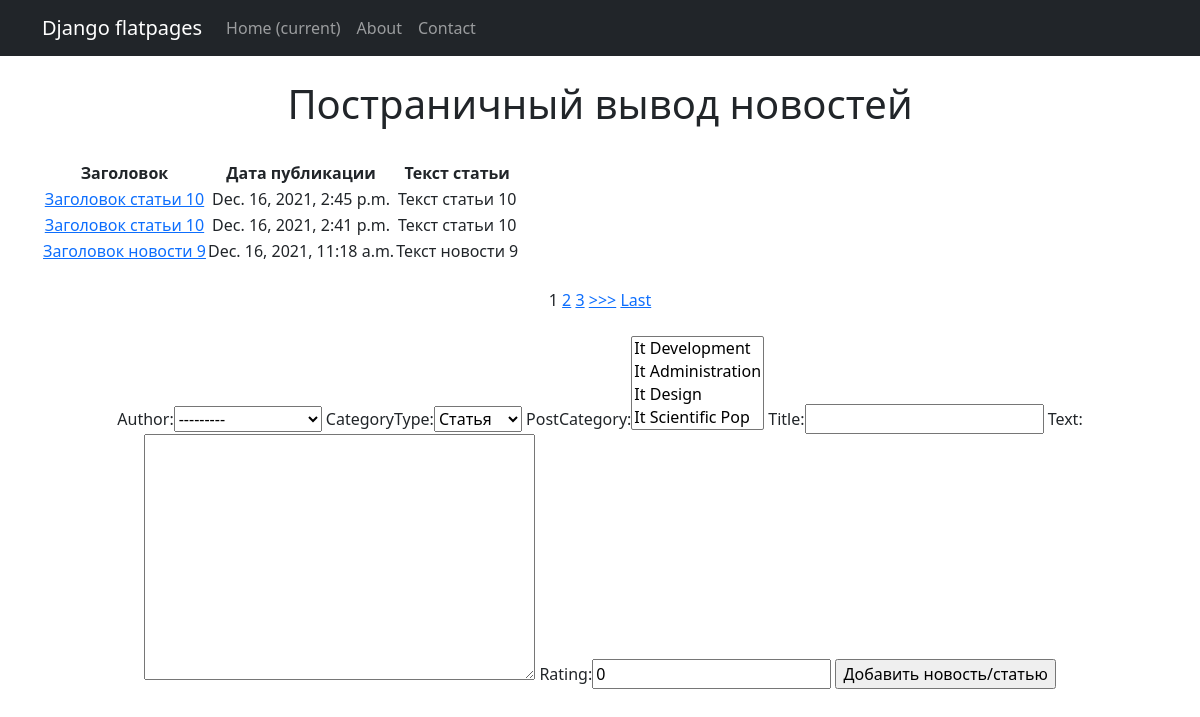
Page /news/ on the committed database.
### newapp/models.py (models this page shows, shortened)
class Post(models.Model):
    author = models.ForeignKey(Author, on_delete=models.CASCADE)
    NEWS = 'NW'
    ARTICLE = 'AR'
    CATEGORY_CHOICES = (
        (NEWS, 'Новость'),
        (ARTICLE, 'Статья')
    )
    categoryType = models.CharField(max_length=2, choices=CATEGORY_CHOICES, default=ARTICLE)
    dateCreation = models.DateTimeField(auto_now_add=True)
    postCategory = models.ManyToManyField(Category, through='PostCategory')
    title = models.CharField(max_length=128)
    text = models.TextField()
    rating = models.SmallIntegerField(default=0)

### newapp/views.py (the view, shortened to what this page needs)
# urls.py: path('', PostList.as_view()),
class PostList(ListView):
    model = Post
    template_name = 'posts.html'
    context_object_name = 'news'
    queryset = Post.objects.order_by('-id')
    paginate_by = 3
    form_class = PostForm
    def get_context_data(self, **kwargs):
        context = super().get_context_data(**kwargs)
        context['filter'] = PostFilter(self.request.GET, queryset=self.get_queryset())
        context['categories'] = Category.objects.all()
        context['form'] = PostForm()
        return context

### newapp/forms.py
class PostForm(ModelForm):
    class Meta:
        model = Post
        fields = ['author', 'categoryType', 'postCategory', 'title', 'text', 'rating']

### newapp/models.py (called while the page is built)
    def __str__(self):
        return f'{self.name.title()}'

### newapp/templatetags/censor_filters.py (called while the page is built)
@register.filter(name='censor')
def censor(value):
    censor_list = ['дурак',
                   'лох',
                   'придурок']
    value1 = (str(value)).split()
    for i in censor_list:
        for j in value1:
            if j == i:
                value1.remove(i)
    value = ' '.join(value1)
    return str(value)

### newapp/templates/posts.html (shortened to what this page needs)
{% extends 'flatpages/default.html' %}
{% load censor_filters %}
{% block content %}
    <br>
    <h1>Постраничный вывод новостей</h1>
    <br>
    {% if news %}
        <table>
            <thead>
                <th>
                    Заголовок
                </th>
                <th>
                    Дата публикации
                </th>
                <th>
                    Текст статьи
                </th>
            </thead>
        {% for new in news %}
            <tr>
                <td>
                    <a href="{% url 'post_detail' post.id %}">{{ new.title|censor }}</a>
                </td>
                <td>
                    {{ new.dateCreation }}
                </td>
                <td>
                    {{ new.text|truncatechars:50|censor }}
                </td>
            </tr>
        {% endfor %}
        </table>
    {% else %}
        <h2>Новостей нет!</h2>
    {% endif %}
    <br>
    {% if is_paginated %}
        {% for num in page_obj.paginator.page_range %}
            {% if page_obj.number == num %}
                <a>{{ num }}</a>
            {% elif num > page_obj.number|add:'-3' and num < page_obj.number|add:'3' %}
                <a href="?page={{ num }}">{{ num }}</a>
            {% endif %}
        {% endfor %}
        {% if page_obj.has_next %}
            <a href="?page={{ page_obj.next_page_number }}">>>></a>
            <a href="?page={{ page_obj.paginator.num_pages }}">Last</a>
        {% endif %}
    {% endif %}
    <br>
    <br>
    <form method="POST">
        {{ form }}
        <input type="submit" value="Добавить новость/статью">
    </form>
{% endblock content %}

### rows in the picture
Post: title|censor "Заголовок статьи 10", dateCreation "Dec. 16, 2021, 2:45 p.m.", text|censor "Текст статьи 10"
Post: title|censor "Заголовок статьи 10", dateCreation "Dec. 16, 2021, 2:41 p.m.", text|censor "Текст статьи 10"
Post: title|censor "Заголовок новости 9", dateCreation "Dec. 16, 2021, 11:18 a.m.", text|censor "Текст новости 9"

### other values in the picture
{{ num }} "1"
{{ num }} "2" "3"
